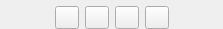
<?xml version="1.0" encoding="UTF-8"?>
<ui version="4.0">
 <class>BaseNodeUi</class>
 <widget class="QWidget" name="BaseNodeUi">
  <property name="geometry">
   <rect>
    <x>0</x>
    <y>0</y>
    <width>223</width>
    <height>29</height>
   </rect>
  </property>
  <property name="windowTitle">
   <string notr="true">Form</string>
  </property>
  <layout class="QVBoxLayout" name="verticalLayout">
   <property name="leftMargin">
    <number>0</number>
   </property>
   <property name="topMargin">
    <number>6</number>
   </property>
   <property name="rightMargin">
    <number>0</number>
   </property>
   <property name="bottomMargin">
    <number>0</number>
   </property>
   <item>
    <layout class="QHBoxLayout" name="horizontalLayout">
     <item>
      <spacer name="horizontalSpacer">
       <property name="orientation">
        <enum>Qt::Orientation::Horizontal</enum>
       </property>
       <property name="sizeHint" stdset="0">
        <size>
         <width>40</width>
         <height>20</height>
        </size>
       </property>
      </spacer>
     </item>
     <item>
      <layout class="QHBoxLayout" name="horizontalLayoutControllers">
       <item>
        <widget class="QToolButton" name="toolButtonExpand">
         <property name="text">
          <string notr="true"/>
         </property>
        </widget>
       </item>
       <item>
        <widget class="QToolButton" name="toolButtonFast">
         <property name="text">
          <string notr="true"/>
         </property>
        </widget>
       </item>
       <item>
        <widget class="QToolButton" name="toolButtonPause">
         <property name="text">
          <string notr="true"/>
         </property>
        </widget>
       </item>
       <item>
        <widget class="QToolButton" name="toolButtonWarning">
         <property name="text">
          <string notr="true"/>
         </property>
        </widget>
       </item>
      </layout>
     </item>
     <item>
      <spacer name="horizontalSpacer_2">
       <property name="orientation">
        <enum>Qt::Orientation::Horizontal</enum>
       </property>
       <property name="sizeHint" stdset="0">
        <size>
         <width>40</width>
         <height>20</height>
        </size>
       </property>
      </spacer>
     </item>
    </layout>
   </item>
  </layout>
 </widget>
 <resources/>
 <connections/>
</ui>
